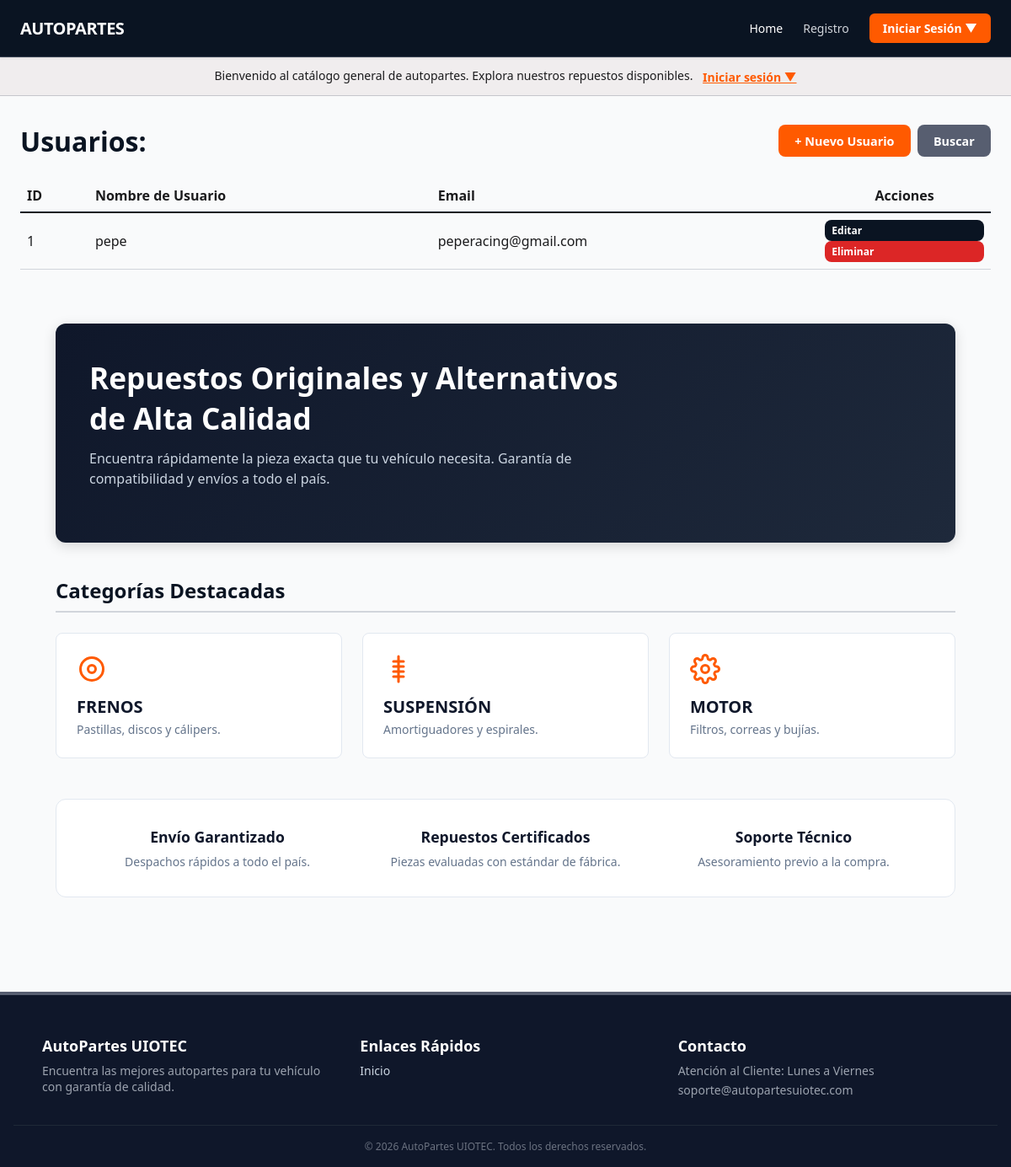
Screenshot of /usuarios/ with the database file from the repository.
### Autopartes/models.py (models this page shows, shortened)
class Usuarios(models.Model):
    nombre_usuario = models.CharField(max_length=30)
    email_usuario = models.EmailField()

### Autopartes/views.py (the view)
# urls.py: path('usuarios/', views.mostrar_usuarios, name='usuarios'),
def mostrar_usuarios(request):
    usuario = Usuarios.objects.all()
    context = {'usuario':  usuario}
    return render(request, 'Autopartes/usuarios.html', context=context)

### templates/Autopartes/usuarios.html (shortened to what this page needs)
{% extends 'Autopartes/index.html' %}
{% load static %}
{% block codigoDinamico %}
<div class="main-container">
    <div style="display: flex; justify-content: space-between; align-items: center; margin-bottom: 1.5rem;">
        <h1 style="color: var(--primary); margin: 0;">Usuarios:</h1>
        <div style="display: flex; gap: 0.5rem;">
            <a href="{% url 'Crear usuarios' %}" class="btn-orange">
                + Nuevo Usuario
            </a>
            <a href="{% url 'buscar_usuario' %}" class="btn-orange" style="background-color: var(--secondary);">
                Buscar
            </a>
        </div>
    </div>
    <table class="table" style="width: 100%; border-collapse: collapse; margin-top: 1rem;">
        <thead>
            <tr style="border-bottom: 2px solid var(--primary); text-align: left;">
                <th scope="col" style="padding: 0.5rem;">ID</th>
                <th scope="col" style="padding: 0.5rem;">Nombre de Usuario</th>
                <th scope="col" style="padding: 0.5rem;">Email</th>
                <th scope="col" style="padding: 0.5rem; text-align: center;">Acciones</th>
            </tr>
        </thead>
        <tbody>
            {% for u in usuario %}
                <tr style="border-bottom: 1px solid var(--border-color);">
                    <td style="padding: 0.5rem;">{{ u.id }}</td>
                    <td style="padding: 0.5rem;">{{ u.nombre_usuario }}</td>
                    <td style="padding: 0.5rem;">{{ u.email_usuario }}</td>
                    <td style="padding: 0.5rem; text-align: center; white-space: nowrap;">
                        <a href="{% url 'actualizar_usuario' u.id %}"
                           class="btn-orange"
                           style="padding: 0.25rem 0.5rem; font-size: 0.75rem; background-color: var(--primary);">
                            Editar
                        </a>
                        <a href="{% url 'eliminar_usuario' u.id %}"
                           class="btn-orange"
                           style="padding: 0.25rem 0.5rem; font-size: 0.75rem; background-color: #dc2626;">
                            Eliminar
                        </a>
                    </td>
                </tr>
            {% empty %}
                <tr>
                    <td colspan="4" style="padding: 1rem;">No hay usuarios registrados.</td>
                </tr>
            {% endfor %}
        </tbody>
    </table>
</div>
{% endblock codigoDinamico %}

### static/Autopartes/styles.css (style rules this page uses)
:root { --primary: #0a1422; --on-primary: #ffffff; --safety-orange: #FF5A00; --secondary: #575e70; --surface: #fbf9fa; --surface-container: #f0edee; --on-surface: #1b1b1d; --on-surface-variant: #44474c; --border-color: #D1D5DB; --outline-variant: #c5c6cc; --font-sans: system-ui, -apple-system, BlinkMacSystemFont, 'Segoe UI', Roboto, Oxygen, Ubuntu, Cantarell, sans-serif; --font-mono: 'JetBrains Mono', Consolas, Monaco, 'Courier New', monospace; }
* { box-sizing: border-box; margin: 0; padding: 0; }
body { font-family: var(--font-sans); background-color: #F9FAFB; color: var(--on-surface); min-height: 100vh; display: flex; flex-direction: column; }
.btn-orange { background-color: var(--safety-orange); color: var(--on-primary); padding: 0.5rem 1rem; border-radius: 0.25rem; font-weight: 700; text-decoration: none; border: none; cursor: pointer; transition: opacity 0.2s; }
.main-container { flex-grow: 1; width: 100%; max-width: 1280px; margin: 0 auto; padding: 2rem 1.5rem; }
:root { --color-primario: #0d6efd; --color-primario-hover: #0b5ed7; --color-exito: #198754; --color-exito-hover: #157347; --color-fondo: #f8f9fa; --color-texto: #212529; --color-borde: #ced4da; --sombra-tarjeta: 0 4px 12px rgba(0, 0, 0, 0.1); }
.btn-orange { background-color: #ff5a00; color: #ffffff; padding: 0.6rem 1.2rem; border-radius: 8px; border: none; cursor: pointer; font-weight: 700; font-size: 0.9rem; display: flex; align-items: center; gap: 8px; transition: background-color 0.2s ease, transform 0.1s ease; }

### rows the page displays
Usuarios: id "1", nombre_usuario "pepe", email_usuario "peperacing@gmail.com"
